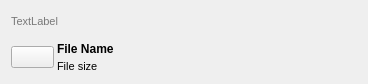
<?xml version="1.0" encoding="UTF-8"?>
<ui version="4.0">
 <class>FileItemWidget</class>
 <widget class="QWidget" name="FileItemWidget">
  <property name="geometry">
   <rect>
    <x>0</x>
    <y>0</y>
    <width>368</width>
    <height>84</height>
   </rect>
  </property>
  <property name="windowTitle">
   <string>Form</string>
  </property>
  <layout class="QVBoxLayout" name="verticalLayout_2">
   <property name="spacing">
    <number>3</number>
   </property>
   <property name="topMargin">
    <number>5</number>
   </property>
   <item>
    <widget class="QLabel" name="namelb">
     <property name="font">
      <font>
       <pointsize>8</pointsize>
      </font>
     </property>
     <property name="styleSheet">
      <string notr="true">color: rgb(121, 121, 121)</string>
     </property>
     <property name="lineWidth">
      <number>1</number>
     </property>
     <property name="text">
      <string>TextLabel</string>
     </property>
    </widget>
   </item>
   <item>
    <layout class="QHBoxLayout" name="horizontalLayout" stretch="1,7">
     <item>
      <widget class="QPushButton" name="fileButton">
       <property name="styleSheet">
        <string notr="true">border:&quot;none&quot;
</string>
       </property>
       <property name="text">
        <string/>
       </property>
      </widget>
     </item>
     <item>
      <layout class="QVBoxLayout" name="verticalLayout">
       <item>
        <widget class="QLabel" name="fileNameLb">
         <property name="font">
          <font>
           <bold>true</bold>
          </font>
         </property>
         <property name="text">
          <string>File Name</string>
         </property>
        </widget>
       </item>
       <item>
        <widget class="QLabel" name="fileSizeLb">
         <property name="font">
          <font>
           <pointsize>8</pointsize>
          </font>
         </property>
         <property name="text">
          <string>File size</string>
         </property>
        </widget>
       </item>
      </layout>
     </item>
    </layout>
   </item>
  </layout>
 </widget>
 <resources/>
 <connections/>
</ui>
